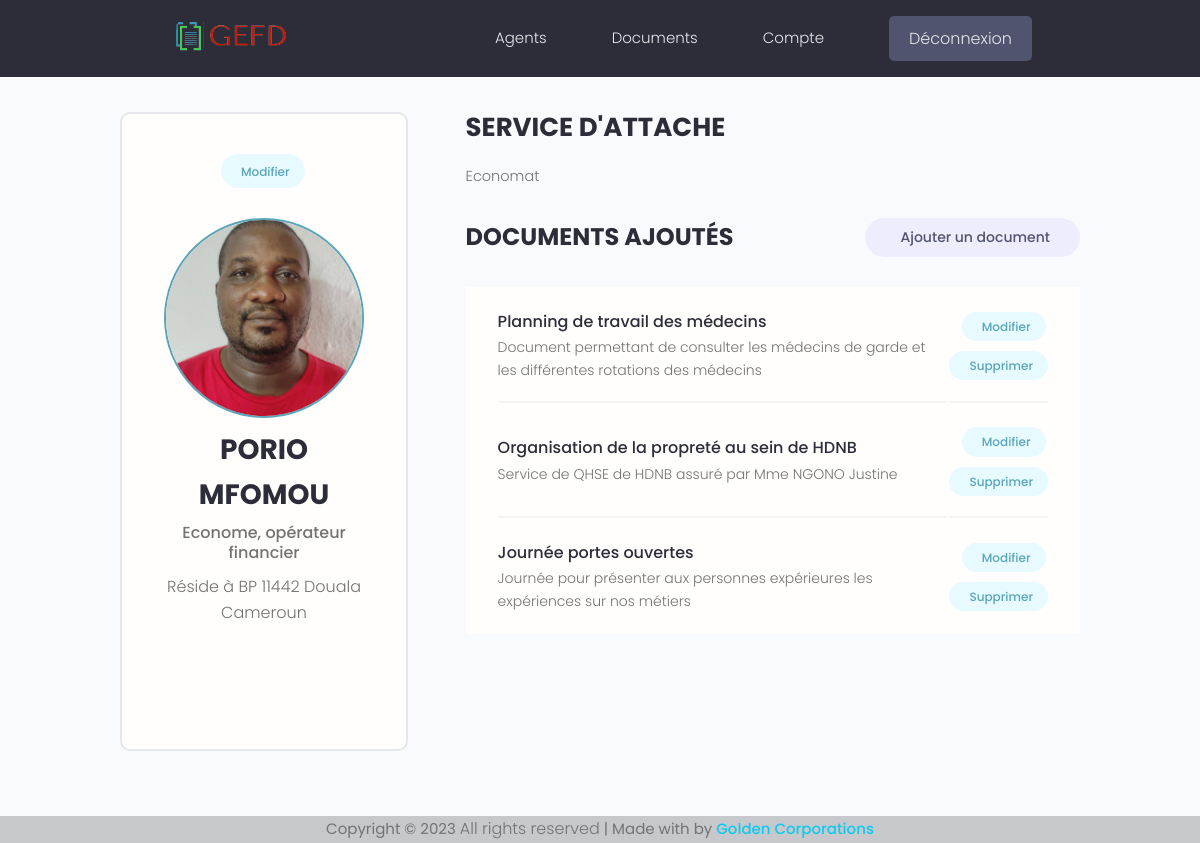
The app's page /account/ (signed in) with its own data.
### users/models.py (models this page shows, shortened)
class Profile(models.Model):
    user = models.OneToOneField(User, on_delete=models.CASCADE, null=True, blank=True)
    service = models.ForeignKey(Service, on_delete=models.CASCADE, null=True, blank=True)
    name = models.CharField(max_length=200, null=True, blank=True)
    username = models.CharField(max_length=200, null=True, blank=True)
    email = models.EmailField(max_length=500, null=True, blank=True)
    profile_image = models.ImageField(null=True, blank=True, upload_to='profiles/', default="profiles/user-default.png")
    adresse = models.CharField(max_length=200, null=True, blank=True)
    telephone = models.IntegerField(null=True, blank=True)
    fonction = models.CharField(max_length=200, null=True, blank=True)
    social_facebook = models.CharField(max_length=200, null=True, blank=True)
    social_linkedin = models.CharField(max_length=200, null=True, blank=True)
    social_twitter = models.CharField(max_length=200, null=True, blank=True)
    social_youtube = models.CharField(max_length=200, null=True, blank=True)
    social_instagram = models.CharField(max_length=200, null=True, blank=True)
    createdDate = models.DateTimeField(auto_now_add=True)
    updatedDate = models.DateTimeField(auto_now=True)
    id = models.UUIDField(default=uuid.uuid4, unique=True, primary_key=True, editable=False)

class Service(models.Model):
    libelleService = models.CharField(max_length=200)
    codeService = models.CharField(max_length=6, unique=True)
    id = models.UUIDField(default=uuid.uuid4, unique=True, primary_key=True, editable=False)
    def __str__(self):
        return self.libelleService

### docupload/models.py (models this page shows, shortened)
class Document(models.Model):
    TYPE_CHOICES = (
        ('fichier','Fichier'),
        ('image','Image'),
        ('video','Video'),
    )
    libelleDoc = models.CharField(max_length=200)
    description = models.TextField(null=True, blank=True)
    typeDoc = models.CharField(choices=TYPE_CHOICES, default='fichier',max_length=10)
    docUpload = models.FileField(upload_to='')
    createdDate = models.DateTimeField(auto_now_add=True)
    updatedDate = models.DateTimeField(auto_now=True)
    categorie = models.ForeignKey(Categorie, on_delete=models.CASCADE)
    operator = models.ForeignKey(Profile, null=True, blank=True, on_delete=models.SET_NULL)
    id = models.UUIDField(default=uuid.uuid4, unique=True, primary_key=True, editable=False)

### users/views.py (the view)
# urls.py: path('account/', views.userAccount, name="user-account" ),
@login_required(login_url = "login")
def userAccount(request):
    profile = request.user.profile
    documents = profile.document_set.all()
    context = {'profile': profile, 'documents': documents}
    return render (request, 'users/account.html', context)

### users/templates/users/account.html (shortened to what this page needs)
{% extends 'base.html' %}
{% block content %}
<main class="settingsPage profile my-md">
  <div class="container">
    <div class="layout">
      <div class="column column--1of3">
        <div class="card text-center">
          <div class="card__body dev">
            <a class="tag tag--pill tag--main settings__btn" href="#"> Modifier</a>
            <img class="avatar avatar--xl dev__avatar" src="{{ profile.profile_image.url }}" />
            <h2 class="dev__name">{{profile.name}}</h2>
            <p class="dev__title">{{profile.fonction}}</p>
            <p class="dev__location">Réside à {{profile.adresse}}</p>
            <ul class="dev__social">
            </ul>
          </div>
        </div>
      </div>
      <div class="column column--2of3">
        <div class="devInfo">
          <h3 class="devInfo__title">Service d'attache</h3>
          <p class="devInfo__about">{{profile.service}}</p>
        </div>
        <div class="settings">
          <h3 class="settings__title">Documents ajoutés</h3>
          <a class="tag tag--pill tag--sub settings__btn tag--lg" href="#"> Ajouter un document</a>
        </div>
        <table class="settings__table">
          {% for document in documents %}
          <tr>
            <td class="settings__tableInfo">
              <a href="{% url 'document' document.id %}">{{document.libelleDoc}}</a>
              <p>{{document.description|slice:"100"}}</p>
            </td>
            <td class="settings__tableActions">
              <a class="tag tag--pill tag--main settings__btn" href="#"> Modifier</a>
              <a class="tag tag--pill tag--main settings__btn" href="#">Supprimer</a>
            </td>
          </tr>
          {% endfor %}
        </table>
      </div>
    </div>
  </div>
</main>
{% endblock %}

### static/css/app.css (style rules this page uses)
:root { --color-sub: #2d2d39; }
.card { border: 2px solid var(--color-light); }
img { width: 100%; }
.profile .card > .dev { padding: 4rem; }
.dev__avatar { display: block; margin: auto; }
.dev__name { color: var(--color-sub); font-size: 2.8rem; font-weight: 700; margin-top: 1rem; margin-bottom: 0.5rem; }
.dev__title { font-size: 1.6rem; font-weight: 500; line-height: 1.3; }
.dev__location { margin-top: 1rem; }
.dev__social { margin: 3rem 0; list-style: none; display: flex; justify-content: center; gap: 1.5rem; }
.devInfo { margin-bottom: 3rem; }
.devInfo__title, .devInfo__subtitle { font-size: 2.6rem; color: var(--color-sub); text-transform: uppercase; font-weight: 700; margin-bottom: 1.5rem; }
.devInfo__about, .devSkill__info { font-size: 1.45rem; line-height: 1.7; text-align: justify; }
.settingsPage .dev > .settings__btn { display: inline-block; margin-bottom: 3rem; }
.settings { display: flex; justify-content: space-between; align-items: center; }
.settings__title { font-size: 2.4rem; text-transform: uppercase; font-weight: 700; color: var(--color-sub); }
.settings__table { margin-top: 3rem; margin-bottom: 5rem; padding: 0 3rem; background: var(--color-white); }
.settings__table tr { width: 100%; }
.settings__table tr > td { padding: 2rem 0; }
.settings__table tr:not(:last-child) td { border-bottom: 2px solid var(--color-white-light); }
.settings__tableInfo { width: 100%; }
.settings__tableInfo h4, .settings__tableInfo a { padding-right: 1rem; width: auto; font-size: 1.6rem; font-weight: 500; color: var(--color-sub); }
.settings__tableInfo p { font-size: 1.4rem; }
.settings__tableActions { text-align: right; }

### static/uikit/styles/modules/_variables.css (style rules this page uses)
:root { --color-main: #5aa5b9; --color-main-light: #e6faff; --color-sub: #3f4156; --color-sub-light: #51546e; --color-sub-lighter: #ededfd; --color-text: #737373; --color-gray: #8b8b8b; --color-light: #e5e7eb; --color-light-gray: #767676; --color-bg: #f8fafd; --color-white: #fffefd; --color-white-light: #f3f3f3; --color-success: #359e64; --color-success-bg: #def8e8; --color-error: #fc4b0b; --color-error-bg: #fff2ee; --font-base: 'Poppins', arial, helvetica, 'Segoe UI', roboto, ubuntu, sans-serif; --font-monospace: 'Fira Code', 'Courier New', courier, monospace; --font-regular: 300; --font-medium: 500; --font-bold: 700; --generic-shadow: 1px 1px 5px #00000010; --generic-transition: all 0.3s ease-in-out; }

### static/uikit/styles/modules/_base.css (style rules this page uses)
* { margin: 0; padding: 0; box-sizing: border-box; text-rendering: optimizeLegibility; color: inherit; font-size: inherit; }
html { font-size: 50%; }
@media only screen and (min-width: 480px) { html { font-size: 56.25%; } }
@media only screen and (min-width: 1200px) { html { font-size: 62.5%; } }
body { line-height: 1.6; font-weight: 400; font-size: 1.5rem; color: var(--color-text); background-color: var(--color-bg); min-height: 100vh; }

### static/uikit/styles/modules/_typography.css (style rules this page uses)
* { font-family: var(--font-base); }
h2 { font-size: 3.6rem; font-weight: var(--font-bold); }
h3 { font-size: 3.2rem; font-weight: var(--font-medium); }
p, span, strong { font-size: 1.6rem; color: var(--color-text); font-weight: var(--font-regular); }
a { padding-bottom: 2px; text-decoration: none; display: inline-block; color: var(--color-main); font-weight: var(--font-medium); }

### static/uikit/styles/modules/_utilities.css (style rules this page uses)
.container { width: 92%; max-width: 165rem; margin: 0 auto; box-sizing: border-box; }
@media screen and (min-width: 1000px) { .container { width: 90%; } }
@media screen and (min-width: 1200px) { .container { width: 80%; } }
.text-center { text-align: center; }
.my-md { margin: 3rem auto; }

### static/uikit/styles/modules/_avatar.css (style rules this page uses)
.avatar { border-radius: 50%; border: 2px solid var(--color-main); object-fit: cover; }
.avatar--xl { height: 20rem; width: 20rem; }

### static/uikit/styles/modules/_card.css (style rules this page uses)
.card { border-radius: 1rem; background-color: var(--color-white); border: 1.5px solid var(--color-light); width: auto; height: auto; margin-top: 0.5rem; margin-bottom: 0.5rem; overflow: hidden; }
.card__body, .card__header { padding: 2rem 2.5rem; }

### static/uikit/styles/modules/_layout.css (style rules this page uses)
.layout { display: flex; flex-flow: row wrap; justify-content: space-between; }
.layout > .column { margin-bottom: 3rem; }
.layout > .column.column--1of3 { flex-basis: 30%; }
.layout > .column.column--2of3 { flex-basis: 64%; }

### records on screen
Profile: profile_image (picture), name "PORIO MFOMOU", fonction "Econome, opérateur financier", adresse "BP 11442 Douala Cameroun", service "Economat"
Document: libelleDoc "Planning de travail des médecins", description "Document permettant de consulter les médecins de garde et les différentes rotations des médecins"
Document: libelleDoc "Organisation de la propreté au sein de HDNB", description "Service de QHSE de HDNB assuré par Mme NGONO Justine"
Document: libelleDoc "Journée portes ouvertes", description "Journée pour présenter aux personnes expérieures les expériences sur nos métiers"
